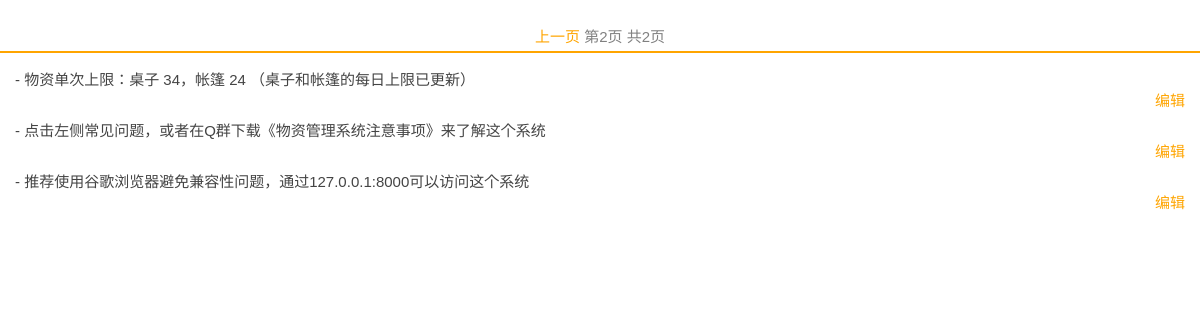
The app's page /3/get_notice/ with its own data.
### mng/models.py (models this page shows)
class Notice(models.Model):
    content = models.CharField(max_length=300)

### mng/views.py (the view)
# urls.py: url(r'^(?P<page_num>[0-9]+)/get_notice/$', views.get_notice, name='get_notice'),
def get_notice(request, page_num):
    notices = latest_notices()
    if notices.count() <= 0:
        return HttpResponse("暂时没有通知")
    limit = 5
    paginator = Paginator(notices, limit)
    page = page_num
    try:
        notice_pages = paginator.page(page)  # 获取某页对应的记录
    except PageNotAnInteger:  # 如果页码不是个整数
        notice_pages = paginator.page(1)  # 取第一页的记录
    except EmptyPage:  # 如果页码太大，没有相应的记录
        notice_pages = paginator.page(paginator.num_pages)  # 取最后一页的记录
    return render(request, 'mng/notice.html', {'notice_pages': notice_pages})

### mng/model/notice.py (called while the page is built)
def latest_notices():
    return Notice.objects.order_by("-id")

### mng/templates/mng/notice.html (shortened to what this page needs)
<!DOCTYPE html>
<html lang="en">
<head>
    {% load staticfiles %}
    <link type="text/css" rel="stylesheet" href="{% static "css/base.css" %}">
    <link type="text/css" rel="stylesheet" href="{% static "css/notice.css" %}">
</head>
<body>
<div class="page_wrap">
    {% if notice_pages.has_previous %}
        <a href="{% url 'mng:get_notice' notice_pages.previous_page_number %}">上一页</a>
    {% endif %}
    第{{ notice_pages.number }}页
    共{{ notice_pages.paginator.num_pages }}页
</div>
{% for notice in notice_pages.object_list %}
    <div class="notice_wrap">
        <div>
            <p>- {{ notice.content }}</p>
            <a href="#" onclick="edit_notice(this)" class="click_label">编辑</a>
        </div>
    </div>
{% endfor %}
</body>
</html>

### mng/static/css/base.css (style rules this page uses)
* { margin: 0; padding: 0; font-family: "Lantinghei SC", "Microsoft Yahei", 宋体, Arial, Helvetica, sans-serif; font-size: 15px; font-style: normal; color: #444; -webkit-box-sizing: border-box; -moz-box-sizing: border-box; box-sizing: border-box; }
html, body { height: 100%; overflow-x: hidden; }
li, ul, img, a, div { border: 0; list-style: none; }
div { display: block; }
a { color: #333333; text-decoration: none; outline: none; }
.click_label { background-color: transparent; border-width:0; color: orange; font-size: 15px; }

### mng/static/css/notice.css (style rules this page uses)
.notice_wrap { width: 100%; padding: 15px; font-size: 15px; color: grey; }
.page_wrap { padding: 5px; font-size: 15px; color: grey; text-align: center; margin-top: 20px; border-bottom: solid orange 2px; }
a { color: orange; }
.notice_wrap a,button { float: right; }

### records on screen
Notice: content "物资单次上限：桌子 34，帐篷 24 （桌子和帐篷的每日上限已更新）"
Notice: content "点击左侧常见问题，或者在Q群下载《物资管理系统注意事项》来了解这个系统"
Notice: content "推荐使用谷歌浏览器避免兼容性问题，通过127.0.0.1:8000可以访问这个系统"

### other values on screen
{{ notice_pages.number }} "2"
{{ notice_pages.paginator.num_pages }} "2"
